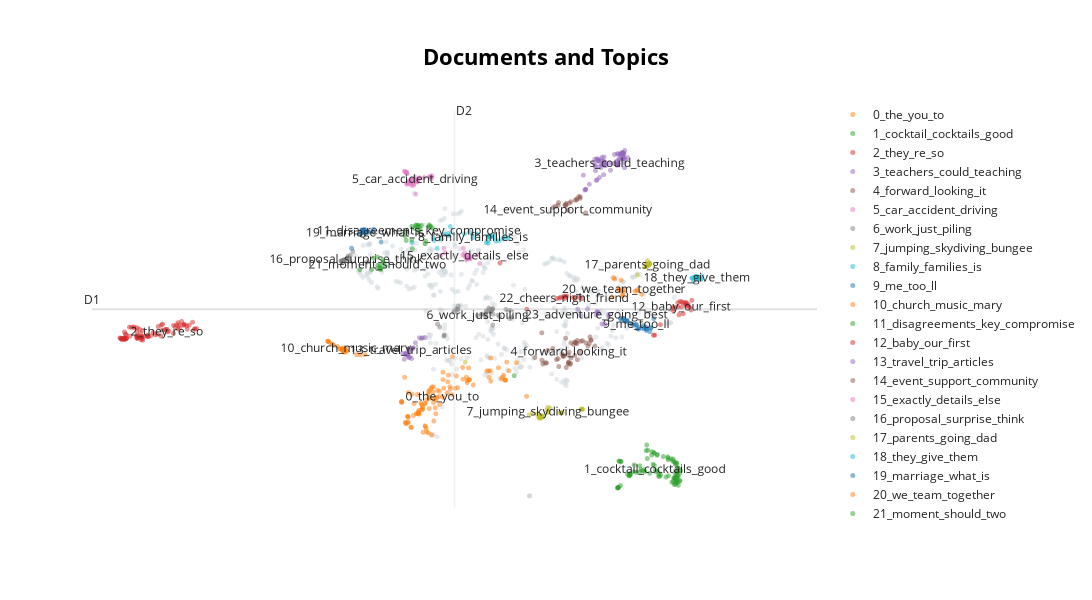

The cell this chart's notebook holds for it:
### Code cell
data = data.reset_index(drop=True) 
topic_model.visualize_documents(data['Message'], topics=list(range(45)), custom_labels=True, height=600)
#topic_model.visualize_documents(data['Message'],topics=list(range(40)),custom_labels=custom_labels,height=600)
